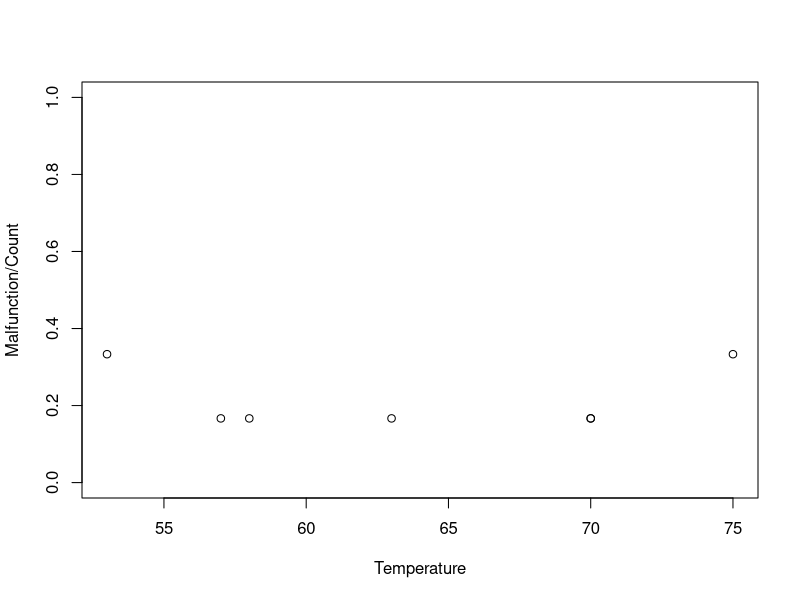
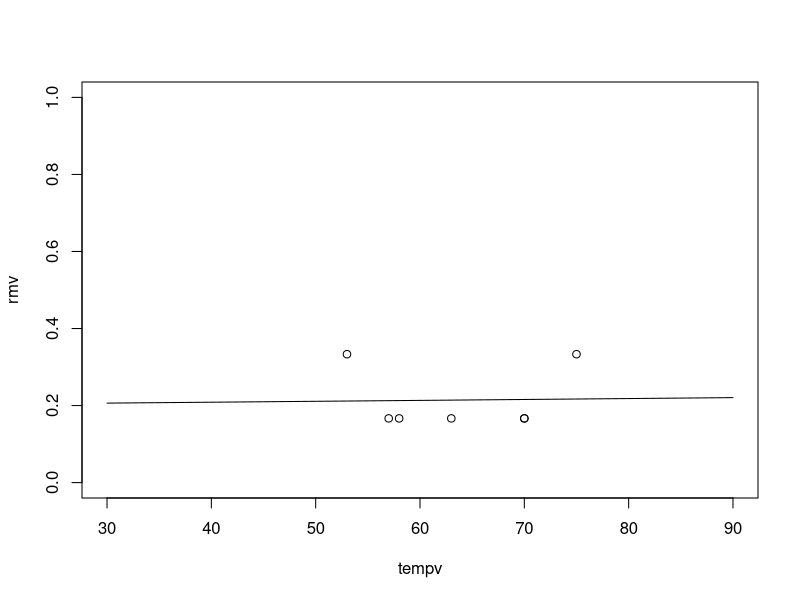

These figures' R source, in order:
## ---- chunk 1
data = read.csv("shuttle.csv",header=T)
data
## ---- chunk 2
data = data[data$Malfunction>0,]
data
## ---- chunk 3
plot(data=data, Malfunction/Count ~ Temperature, ylim=c(0,1))
## ---- chunk 4
logistic_reg = glm(data=data, Malfunction/Count ~ Temperature, weights=Count, 
                   family=binomial(link='logit'))
summary(logistic_reg)
## ---- chunk 5
# shuttle=shuttle[shuttle$r!=0,] 
tempv = seq(from=30, to=90, by = .5)
rmv <- predict(logistic_reg,list(Temperature=tempv),type="response")
plot(tempv,rmv,type="l",ylim=c(0,1))
points(data=data, Malfunction/Count ~ Temperature)
